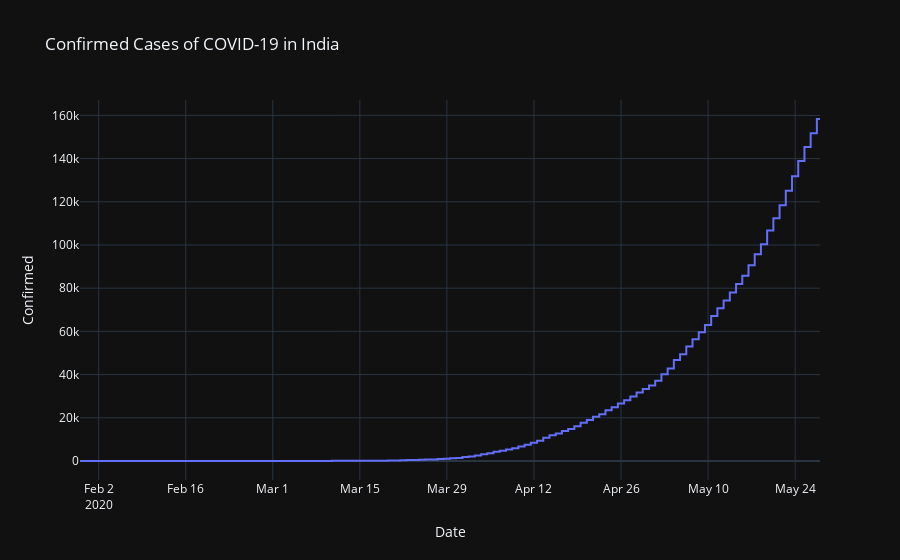

Notebook code for this chart:
### Code cell
import plotly.express as px
import pandas as pd
plt.style.use('dark_background')
fig = px.line(DataWithSortedDate, x=DataWithSortedDate['Date'], y=DataWithSortedDate['Confirmed'],
range_x=['30/01/20','28/05/20'],line_shape='hvh',template="plotly_dark",
title='Confirmed Cases of COVID-19 in India')
fig.show()
